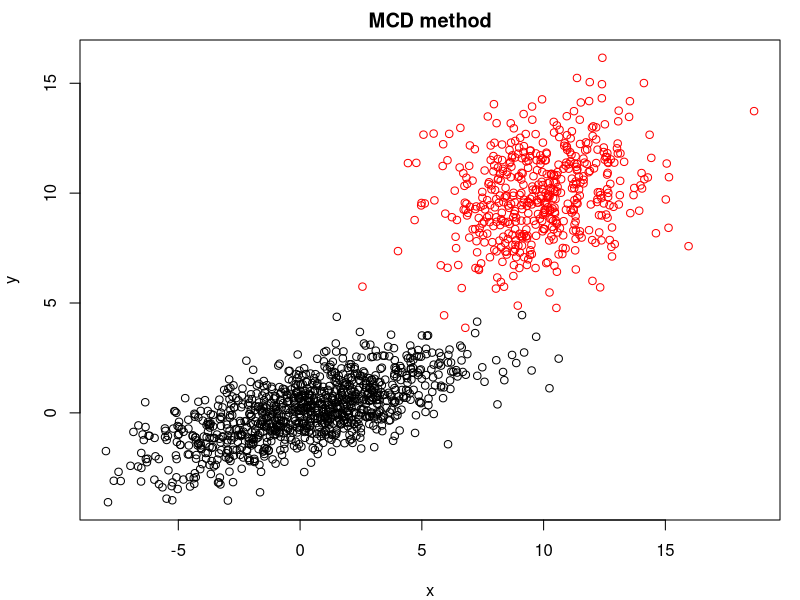
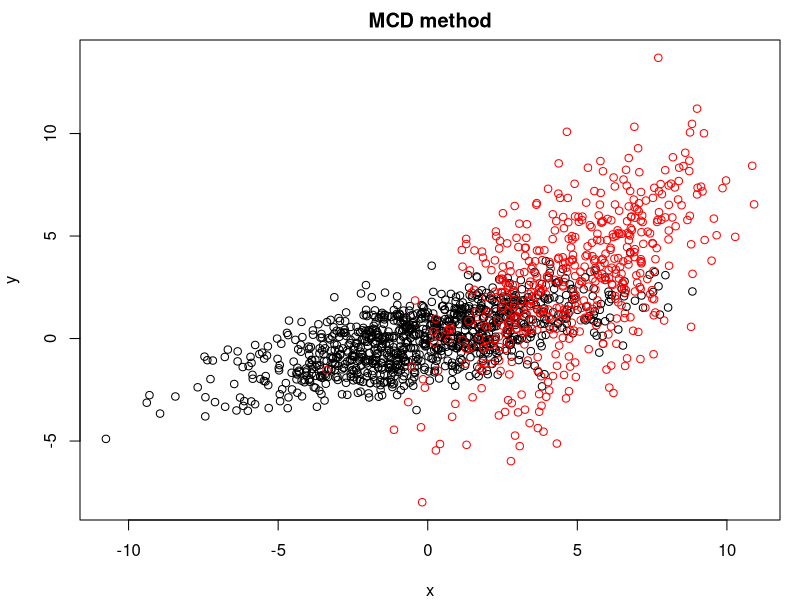

The R source for these figures, in order:
library(robustbase)
library(MASS)

experiment <- function(mu1, Sigma1, mu2, Sigma2, name, caption) {
  png(file=sprintf("%s.png", name), width=4, height=4, units="in", res=300)
  subgroup1 <- mvrnorm(n=1000, mu=mu1, Sigma=Sigma1)
  subgroup2 <- mvrnorm(n=500, mu=mu2, Sigma=Sigma2)
  group <- rbind(subgroup1, subgroup2)
  colors <- cbind(rep('black', 1000), rep('red', 500))
  par(oma=c(0,0,0,0), mar=c(4,4,2,1))
  plot(group[,1], group[,2], xlab='x', ylab='y', col=colors)
  title('MCD method')
  dev.off()

  # Euclidean norm
  norm <- function(x) sqrt(sum(x^2))

  # Now write results of this simulation to a .tex file
  handle <- file(sprintf("%s.tex", name))
  lines <- c("\\begin{table}[h]",
             "\\centering",
             "\\footnotesize",
             "\\begin{tabular}{l|l|l|l|l}",
             "\\% Outliers & Method & $|\\hat{\\mu} - \\mu|$ & $|\\hat{\\Sigma} - \\Sigma|$ & $\\log(\\text{Det.})$ \\\\ \\hline")
  for (outliers in c(0,0.2,0.4)) {
    subgroup1 <- mvrnorm(n=1000 * (1-outliers), mu=mu1, Sigma=Sigma1)
    if (outliers > 0) {
      subgroup2 <- mvrnorm(n=1000 * outliers, mu=mu1, Sigma=Sigma2)
      group <- rbind(subgroup1, subgroup2)
    }
    else {
      group <- subgroup1
    }
    dim(group)
    # The MLE
    mle_mu = c(0,0)
    mle_mu[1] <- mean(group[,1])
    mle_mu[2] <- mean(group[,2])
    mle_Sigma <- cov(group)

    lines <- append(lines, sprintf("%d & MLE & %.2e & %.2e & - \\\\", outliers * 100, norm(mle_mu - mu1), norm(mle_Sigma - Sigma1)))

    # The MCD estimation
    robust1 <- covMcd(group)
    robust2 <- covMcd(group, alpha=0.75)

    lines <- append(lines, sprintf("%d & MCD (0.75) & %.2e & %.2e & %.2e \\\\", outliers * 100, norm(robust2$center - mu1), norm(robust2$cov - Sigma1), robust2$crit))
    lines <- append(lines, sprintf("%d & MCD (0.5) & %.2e & %.2e & %.2e \\\\", outliers * 100, norm(robust1$center - mu1), norm(robust1$cov - Sigma1), robust1$crit))
  }

  lines <- append(lines, c("\\end{tabular}", sprintf("\\caption{%s}", caption), "\\label{tab:mcd example}", "\\end{table}"))

  writeLines(lines, handle)
  close(handle)

  return(1)
}

caption1 = ""
caption2 = "A comparison of the MLE method, and the MCD (0.75) and MCD (0.5) methods where respectively 25\\% and 50\\% of the data is considered to be outliers.
  The data is distributed as $\\mathcal{N}(\\mu, \\Sigma)$, with $\\mu = (0,0)$ and $\\Sigma = \\begin{pmatrix}10 & 3\\ 3 & 2\\end{pmatrix}$. The outliers are distributed as $\\mathcal{N}(\\mu', \\Sigma')$ with $\\mu' = (5,3)$ and $\\Sigma' = \\begin{pmatrix}5 & 4\\ 4 & 10\\end{pmatrix}$.
  Notice that for $0\\%$ outliers the MLE behaves best, in the sense that its $\\Sigma$ estimator has the least error.
  Then for $20\\%$ outliers the MCD (0.75) behaves the best.
  And finally for $40\\%$ the MCD (0.5) is best."

experiment(c(0,0), matrix(c(10,3,3,2),2), c(10,10), matrix(c(4,1,1,4),2), "mcd-1", caption1)
experiment(c(0,0), matrix(c(10,3,3,2),2), c(5,3), matrix(c(5,4,4,10),2), "mcd-2", caption2)
